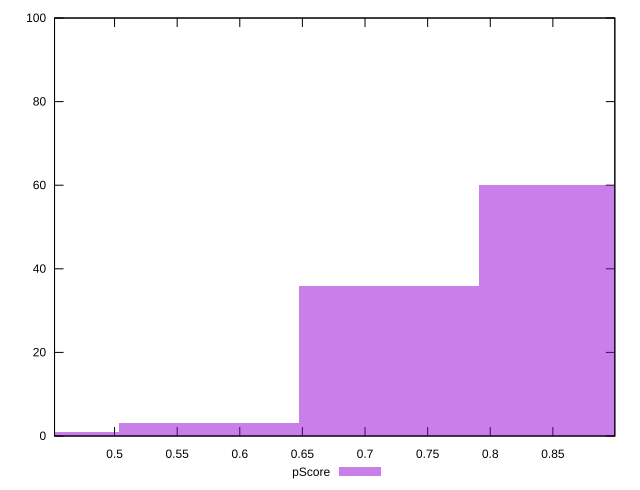

This figure's gnuplot source:
reset

$pScore <<EOF
0.8628143830457504 60
0.575209588697167 3
0.7190119858714588 36
0.4314071915228752 1
EOF

set key outside below
set boxwidth 0.14380239717429175
set xrange [0.45208127837276524:0.8994706087546401]
set yrange [0:100]
set trange [0:100]
set style fill transparent solid 0.5 noborder
set terminal svg size 640, 490 enhanced background rgb 'white'
set output "reports/report_00027_2021-02-24T12-40-31.850Z/bootup-time/samples/astro/pScore/histogram.svg"

plot $pScore title "pScore" with boxes

reset
